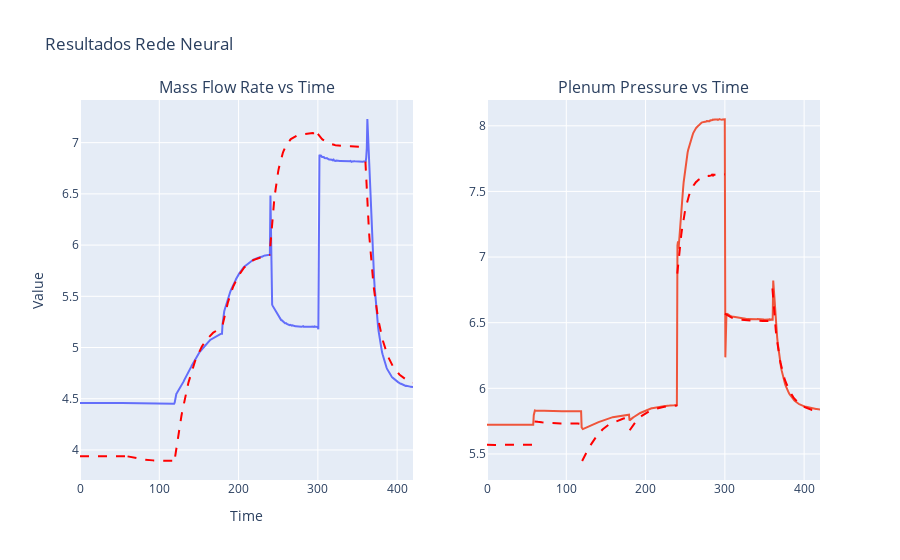

Write notebook code for a chart like this one.
### Markdown cell above
##### Gráfico Rede Neural

### Code cell
fig = make_subplots(rows=1, cols=2, subplot_titles=("Mass Flow Rate vs Time", "Plenum Pressure vs Time"))

tm1 = time.time()
# Colocando o modelo em modo de avaliação

# Supondo que x_test já esteja definido e seja um tensor PyTorch
with torch.no_grad():  
    prediction = model(x_test)

mass = prediction[:, :, 0]
pressure = prediction[:, :, 1]

mass = mass.detach().numpy()
pressure = pressure.detach().numpy()

tm2 = time.time()
print(tm2-tm1)

fig.add_trace(go.Scatter(x=interval3,y=np.squeeze(mass),mode='lines',
                                line=dict(dash='solid')),row=1, col=1)
fig.add_trace(go.Scatter(x=interval3,y=np.squeeze(pressure),mode='lines',
                                line=dict(dash='solid')),row=1, col=2)


for i in range(nAlphasTeste):
    # Modelo
    fig.add_trace(go.Scatter(x=np.squeeze(interval_test[i]), y=np.squeeze(massFlowrateTeste[i]), mode='lines',name='Model Mass Flow Rate', line=dict(dash='dash', color='red')),
                  row=1, col=1)
    fig.add_trace(go.Scatter(x=np.squeeze(interval_test[i]), y=np.squeeze(PlenumPressureTeste[i]), mode='lines', name= 'Model Plenum Pressure', line=dict(dash='dash', color='red')),
                  row=1, col=2)

fig.update_layout(
    title='Resultados Rede Neural',
    xaxis_title='Time',
    yaxis_title='Value',
    template='plotly',
    showlegend=False
)
fig.show()
